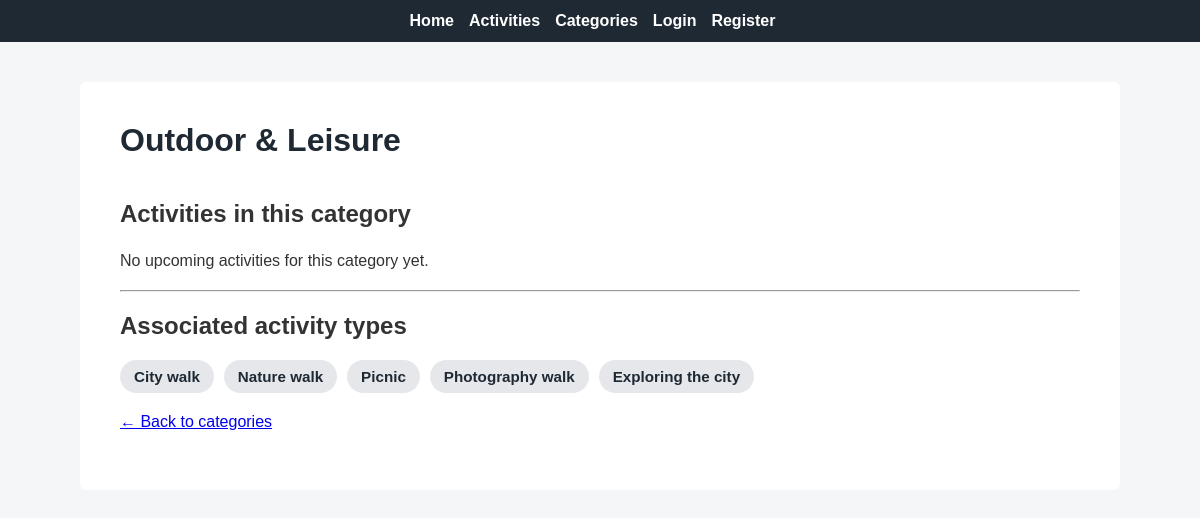
The page /categories/4 on the database its author committed.
### app/models.py (models this page shows, shortened)
class Category(db.Model):
    __tablename__ = 'categories'
    id = db.Column(db.Integer, primary_key=True)
    name = db.Column(db.String(100), unique=True, nullable=False)
    description = db.Column(db.Text)
    created_at = db.Column(db.DateTime, default=datetime.now(timezone.utc))
    activity_types = db.relationship('ActivityType', backref='category', lazy='dynamic')

class ActivityType(db.Model):
    __tablename__ = 'activity_types'
    id = db.Column(db.Integer, primary_key=True)
    name = db.Column(db.String(100), nullable=False)
    category_id = db.Column(db.Integer, db.ForeignKey('categories.id'), nullable=False)
    created_at = db.Column(db.DateTime, default=datetime.now(timezone.utc))
    __table_args__ = (
        db.UniqueConstraint('name', 'category_id', name='unique_type_per_category'),
    )

### app/routes.py (the view)
@app.route("/categories/<int:id>")
def category_detail(id):
    category = Category.query.get_or_404(id)
    activity_types = ActivityType.query.filter_by(category_id=id).all()
    now = datetime.now()
    current_date = now.date()
    current_time = now.time()
    all_activities = Activity.query.filter_by(category_id=id).all()
    activities = [
        activity for activity in all_activities
        if (activity.activity_date > current_date) or
           (activity.activity_date == current_date and activity.activity_time > current_time)
    ]
    activities.sort(key=lambda x: (x.activity_date, x.activity_time))
    return render_template(
        "category_detail.html",
        category=category,
        activity_types=activity_types,
        activities=activities
    )

### app/routes.py (called while the page is built)
@app.before_request
def before_request():
    if current_user.is_authenticated:
        current_user.last_seen = datetime.now(timezone.utc)
        db.session.commit()

### app/templates/category_detail.html
{% extends "base.html" %}
{% block content %}
<div class="activities-page">
    <div class="activities-header">
        <h1>{{ category.name }}</h1>
    </div>
    <h2>Activities in this category</h2>
    {% if activities %}
    <table class="activities-table">
        <thead>
            <tr>
                <th>Title</th>
                <th>Activity Type</th>
                <th>Description</th>
                <th>Location</th>
                <th>Date</th>
                <th>Time</th>
                <th>Participants</th>
                <th>Actions</th>
            </tr>
        </thead>
        <tbody>
            {% for activity in activities %}
            <tr>
                <td>{{ activity.title }}</td>
                <td>{{ activity.get_activity_type().name if activity.get_activity_type() else "-" }}</td>
                <td>{{ activity.description }}</td>
                <td>{{ activity.location }}</td>
                <td>{{ activity.activity_date }}</td>
                <td>{{ activity.activity_time }}</td>
                <td>
                    {{ activity.get_participant_count() }} / {{ activity.max_participants }}
                    {% if activity.has_user_joined(current_user.id) and activity.get_participant_count() > 0 %}
                        <details>
                            <summary>View participants</summary>
                            <ul>
                                <li>
                                    <a href="{{ url_for('profile', username=activity.creator.username) }}">
                                        <strong>{{ activity.creator.username }} (Host)</strong>
                                    </a>
                                </li>
                                {% for participant in activity.get_participants() %}
                                    {% if participant.id != activity.creator_id %}
                                        <li>
                                            <a href="{{ url_for('profile', username=participant.username) }}">
                                                {{ participant.username }}
                                            </a>
                                        </li>
                                    {% endif %}
                                {% endfor %}
                            </ul>
                        </details>
                    {% endif %}
                </td>
                <td class="actions">
                    {% if activity.creator_id == current_user.id %}
                        <a href="{{ url_for('edit_activity', id=activity.id) }}" class="btn-edit">Edit</a>
                        <form method="POST" action="{{ url_for('delete_activity', id=activity.id) }}">
                            <button class="btn-delete">Delete</button>
                        </form>
                    {% endif %}
                    {% if activity.has_user_joined(current_user.id) %}
                        <form method="POST" action="{{ url_for('leave_activity', id=activity.id) }}">
                            <button class="btn-leave">Leave</button>
                        </form>
                    {% elif not activity.is_full() %}
                        <form method="POST" action="{{ url_for('join_activity', id=activity.id) }}">
                            <button class="btn-join">Join</button>
                        </form>
                    {% else %}
                        <span class="full-label">Full</span>
                    {% endif %}
                </td>
            </tr>
            {% endfor %}
        </tbody>
    </table>
    {% else %}
        <p>No upcoming activities for this category yet.</p>
    {% endif %}
    <hr>
    <h2>Associated activity types</h2>
    {% if activity_types %}
        <div class="activity-type-tags">
            {% for activity_type in activity_types %}
                <span class="activity-type-tag">
                    {{ activity_type.name }}
                </span>
            {% endfor %}
        </div>
    {% else %}
        <p>No activity types available for this category.</p>
    {% endif %}
    <p>
        <a href="{{ url_for('categories') }}">← Back to categories</a>
    </p>
</div>
{% endblock %}

### app/static/css/style.css (style rules this page uses)
body { font-family: Arial, Helvetica, sans-serif; margin: 0; padding: 0; background-color: #f4f6f8; color: #333; }
h1 { margin-top: 0; color: #1f2933; }
p { line-height: 1.6; }
.activities-page { max-width: 1200px; margin: 0 auto; padding: 20px; }
.activities-header { display: flex; justify-content: space-between; align-items: center; margin-bottom: 20px; }
.activity-type-tags { display: flex; flex-wrap: wrap; gap: 10px; margin-top: 10px; }
.activity-type-tag { background-color: #e5e7eb; color: #1f2933; padding: 8px 14px; border-radius: 999px; font-size: 0.95em; font-weight: bold; cursor: default; user-select: none; }

### rows shown on the page
Category: name "Outdoor & Leisure"
ActivityType: name "City walk"
ActivityType: name "Nature walk"
ActivityType: name "Picnic"
ActivityType: name "Photography walk"
ActivityType: name "Exploring the city"
